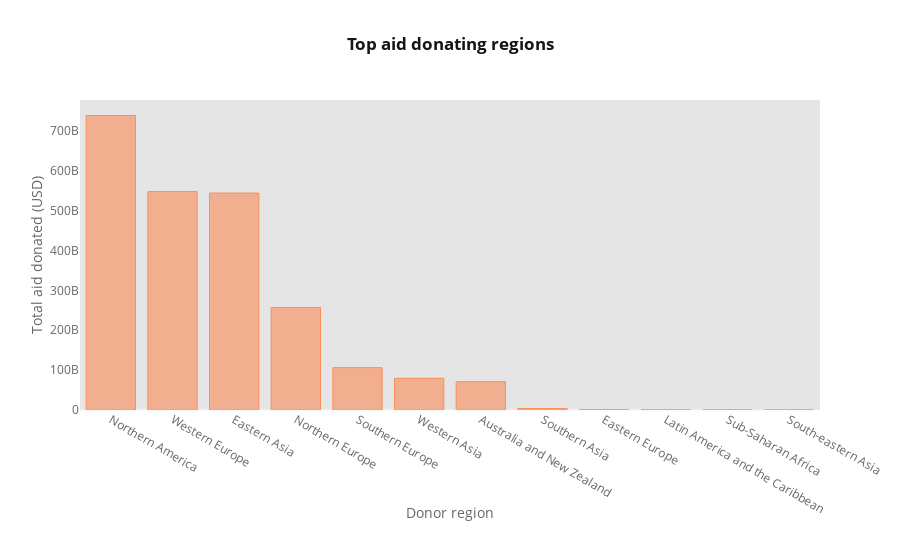

The notebook cell this image was saved under:
### Markdown cell above
Now let's examine the top donating and receiving regions.

### Code cell
#@title
configure_plotly_browser_state()

top_donor_region_df=c2c_region.groupby(['sub-region_donor'])['commitment_amount_usd_constant'].sum().reset_index().sort_values(['commitment_amount_usd_constant'], ascending=False)
top_donor_region_df.iplot(kind='bar',
                       x='sub-region_donor',
                       y='commitment_amount_usd_constant',
                       xTitle='Donor region',
                       yTitle='Total aid donated (USD)',
                       title='<b>Top aid donating regions</b>',
                       margin={'b':150},
                       colorscale='RdYlGn',
                       gridcolor='rgba(0,0,0,0)'
                      )

### Figure 1 — Plotly figure (JSON) as saved in the notebook; plotly's stock layout.template omitted (floating-point values rounded to 4 significant figures)
{"data": [{"name": "commitment_amount_usd_constant", "uid": "4b467bdf-56c2-4ca9-9dff-95aadacdc6f2", "text": "", "y": [738798877044, 547966162708, 544216578765, 257182611932, 106239827633, 79510182553, 71047249463, 3837200894, 509526302, 176001055, 158722825, 16220472], "marker": {"color": "rgba(252, 141, 89, 0.6)", "line": {"color": "rgba(252, 141, 89, 1.0)", "width": 1}}, "x": ["Northern America", "Western Europe", "Eastern Asia", "Northern Europe", "Southern Europe", "Western Asia", "Australia and New Zealand", "Southern Asia", "Eastern Europe", "Latin America and the Caribbean", "Sub-Saharan Africa", "South-eastern Asia"], "type": "bar", "orientation": "v"}], "layout": {"title": {"text": "<b>Top aid donating regions</b>", "font": {"color": "#151516"}}, "paper_bgcolor": "#FFFFFF", "plot_bgcolor": "#E5E5E5", "yaxis": {"tickfont": {"color": "#666666"}, "zerolinecolor": "#F6F6F6", "title": {"text": "Total aid donated (USD)", "font": {"color": "#666666"}}, "gridcolor": "rgba(0,0,0,0)", "showgrid": true}, "xaxis": {"tickfont": {"color": "#666666"}, "zerolinecolor": "#F6F6F6", "title": {"text": "Donor region", "font": {"color": "#666666"}}, "gridcolor": "rgba(0,0,0,0)", "showgrid": true}, "margin": {"b": 150}, "legend": {"bgcolor": "#FFFFFF", "font": {"color": "#666666"}}}}
